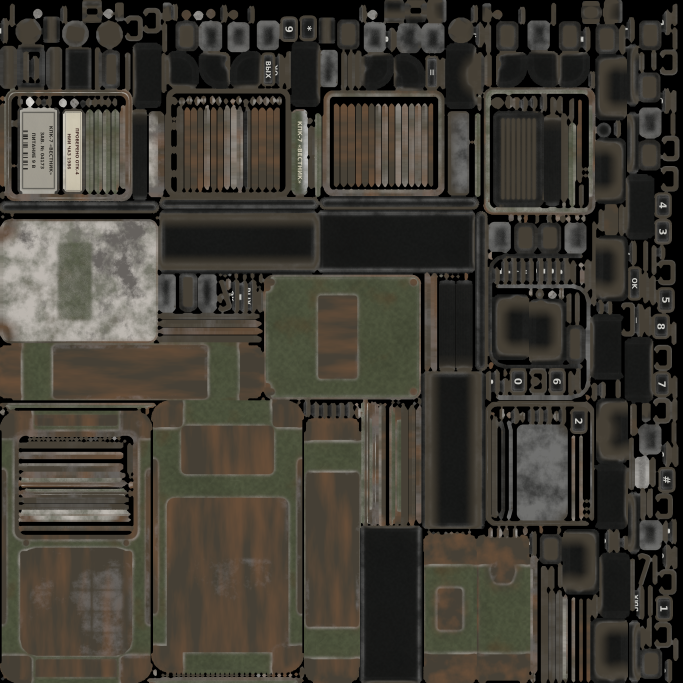
#> input picture KPK/data/kpk_brick_baked_co.png, 2048 x 2048 px, given in place of baked_color.png, which was not available (shown at 1/3 size)
$ python integrate.py ../../../KPK/data/kpk_brick_baked_co.png
#> lines starting #> are read from the running program, lines starting #| are printed output that depends on the picture
# copy a baked model into the mod: kpk_<name>_baked (+_photo), rvmat, remove the old tiling materials
# usage: integrate.py <name>
import shutil, os, sys
import numpy as np
from PIL import Image, ImageFilter
name = sys.argv[1]
R = os.path.join(os.path.dirname(os.path.abspath(__file__)), "../../../KPK/data/"); B = os.path.join(os.path.dirname(os.path.abspath(__file__)), "v3_%s/" % name)
col = Image.open(B + "baked_color.png").convert("RGB"); col.save(R + "kpk_%s_baked_co.png" % name)
#> further down, col is the input picture: PIL image 2048x2048 RGB; mean R, G, B 63.9, 60, 51.9
edge = np.asarray(Image.open(B + "baked_edge.png").convert("L")).astype(np.float32)
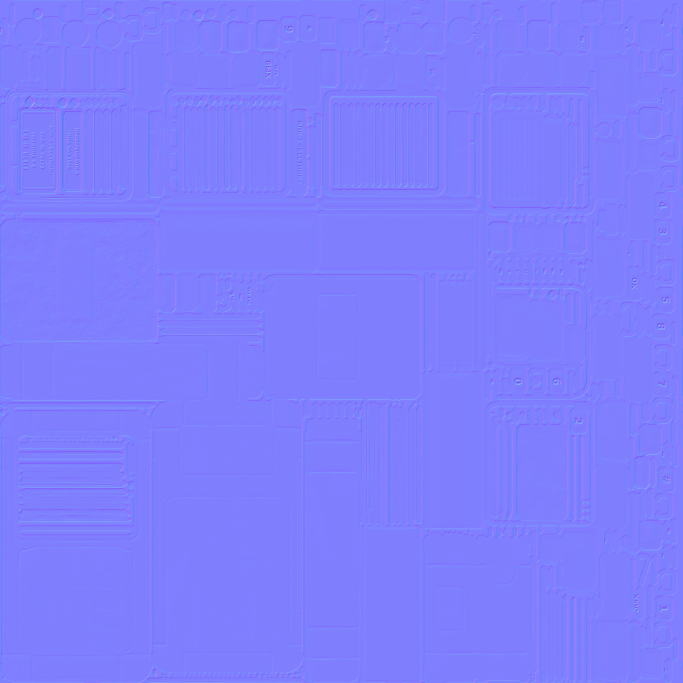
#> input picture KPK/data/kpk_brick_baked_nohq.png, 2048 x 2048 px, given in place of baked_edge.png, which was not available (shown at 1/3 size)
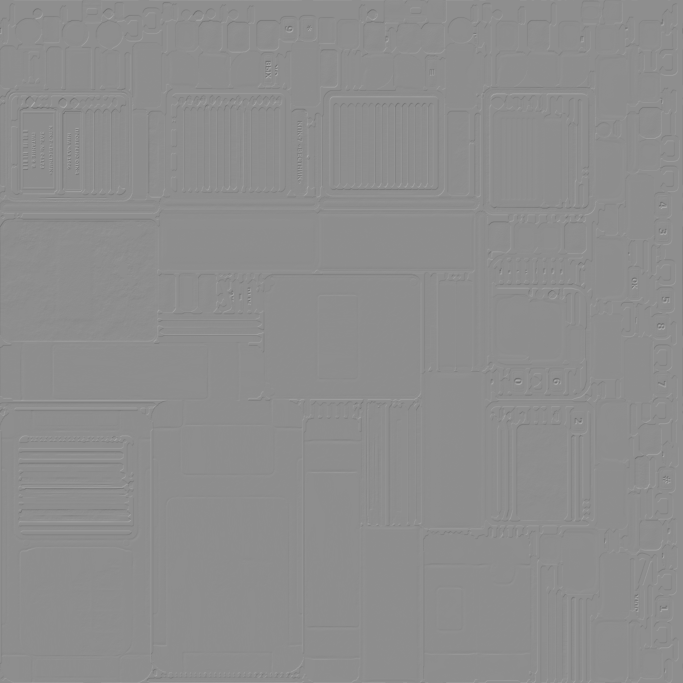
#> edge: shape (2048, 2048) float32 (shown at 1/3 size); min 94, max 184, mean 141.5
lum = np.asarray(col.convert("L")).astype(np.float32)
Image.fromarray(np.dstack([np.full_like(lum, 255), np.clip(25 + edge * 0.55 + lum * 0.15, 0, 230), np.clip(55 + edge * 0.4, 0, 200)]).astype(np.uint8)).save(R + "kpk_%s_baked_smdi.png" % name)
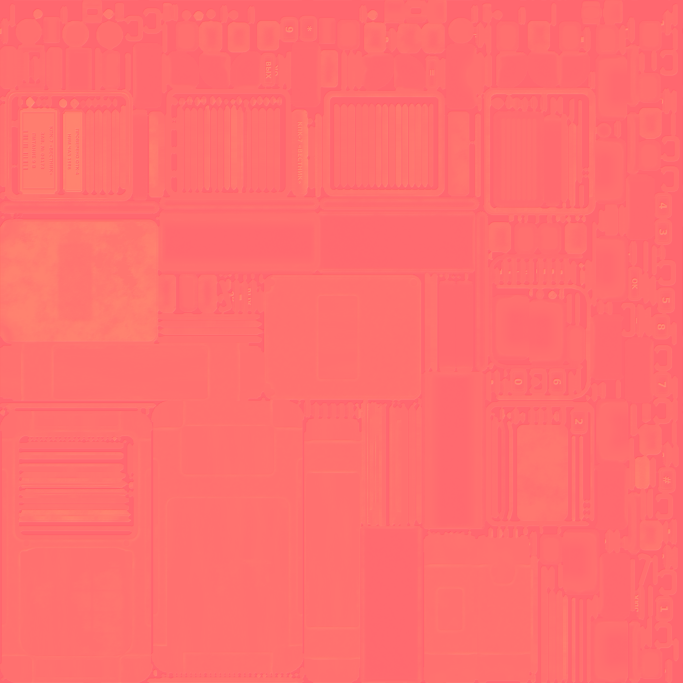
#> saved as kpk_brick_baked_co.png_baked_smdi.png: PIL image 2048x2048 RGB (shown at 1/3 size); mean R, G, B 255, 111.4, 111.1
L = np.asarray(col.convert("L").filter(ImageFilter.GaussianBlur(0.8))).astype(np.float32) / 255
gx = (np.roll(L, -1, 1) - np.roll(L, 1, 1)) * 0.5; gy = (np.roll(L, -1, 0) - np.roll(L, 1, 0)) * 0.5
#> after `gx = (np.roll(L, -1, 1) - np.roll(L, 1, 1)) * 0.5`:
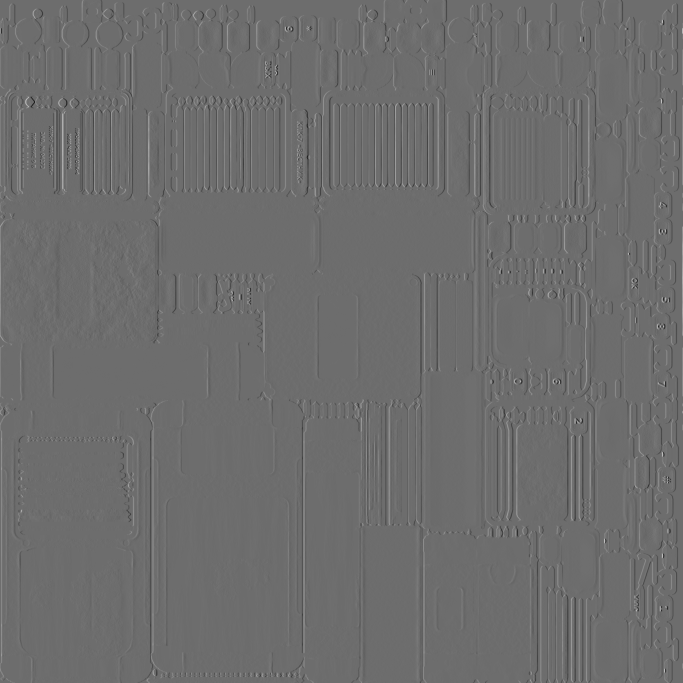
#> gx: shape (2048, 2048) float32 (shown at 1/3 size); min -0.296, max 0.392, mean -4.17e-12; drawn with min black and max white
#> after `gy = (np.roll(L, -1, 0) - np.roll(L, 1, 0)) * 0.5`:
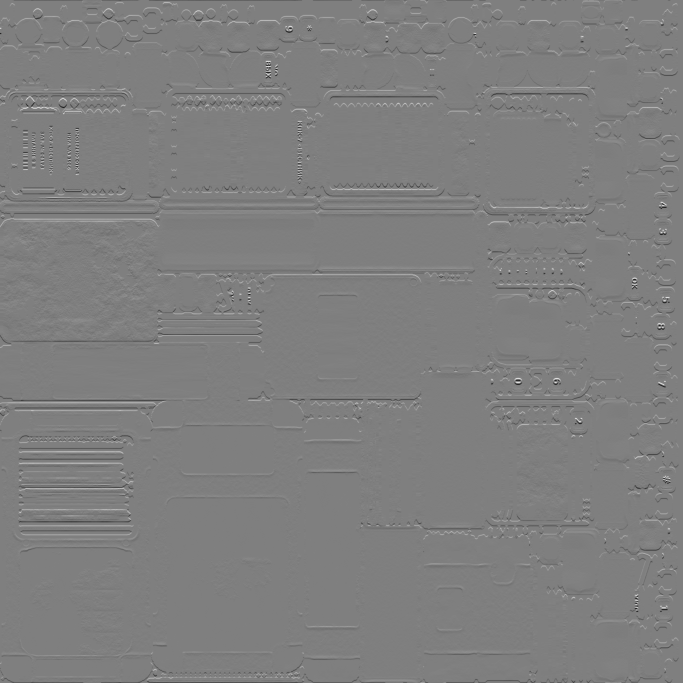
#> gy: shape (2048, 2048) float32 (shown at 1/3 size); min -0.263, max 0.263, mean -2.91e-11; drawn with min black and max white
n = np.dstack([-gx * 2.0, gy * 2.0, np.ones_like(L)]); n /= np.linalg.norm(n, axis=2, keepdims=True); n = (n * 0.5 + 0.5) * 255; n[..., 1] = 255 - n[..., 1]
#> after `n = np.dstack([-gx * 2.0, gy * 2.0, np.ones_like(L)])`:
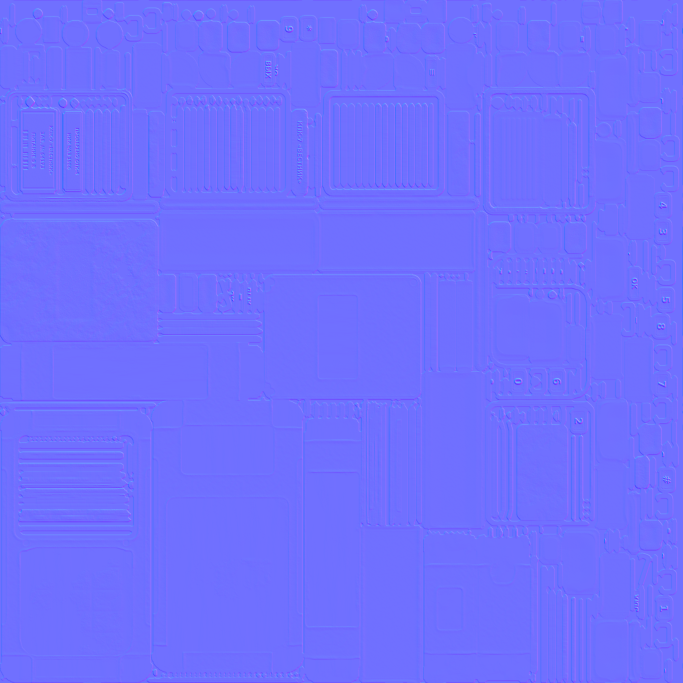
#> n: shape (2048, 2048, 3) float32 (shown at 1/3 size); mean of channels 0, 1, 2 -3.12e-11, 1.04e-08, 1; drawn with min black and max white
Image.fromarray(n.astype(np.uint8)).save(R + "kpk_%s_baked_nohq.png" % name)
for suf in ["_co", "_nohq", "_smdi"]:
    shutil.copy(B + "photo" + suf + ".png", R + "kpk_%s_photo%s.png" % (name, suf))
for old in ["body", "trim", "cloth"]:
    for suf in ["_co.png", "_nohq.png", "_smdi.png", ".rvmat"]:
        f = R + "kpk_%s_%s%s" % (name, old, suf)
        if os.path.exists(f):
            os.remove(f)
#> (the run stopped early here; a loop or call above may not have finished)
